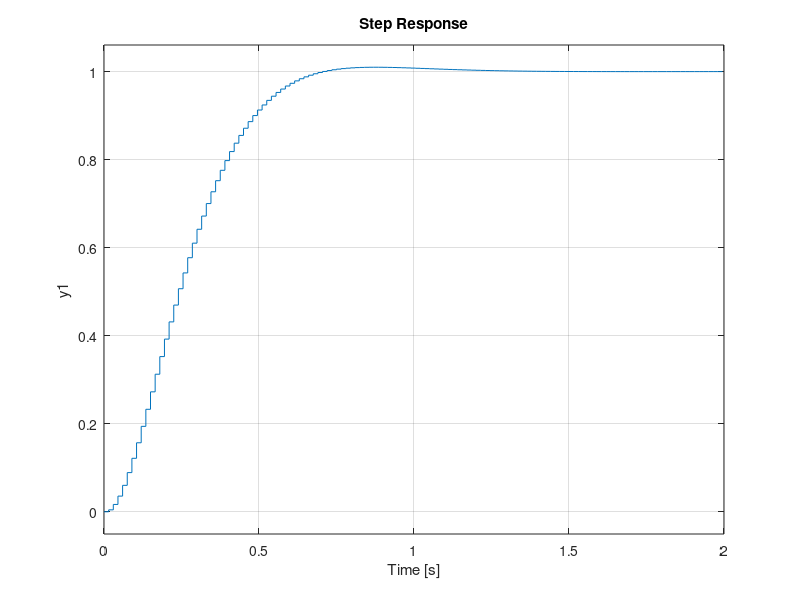

This chart was generated by the following MATLAB code:
%%%%%%%%%%%%%%%%%%%%%%%%%%%%%%%%%
%   Exercicio Avaliativo II     %
%   Controle II                 %
%   Andre Bicalho M. Almeida    %
%%%%%%%%%%%%%%%%%%%%%%%%%%%%%%%%%

%% Definicao da planta e variaveis

Gs = tf(40, [1 6 0]);
Ts = 0.015;
Gz = c2d(Gs, Ts);

%% Analise de estabilidade

[Gm, Pm, ~, ~] = margin(Gz);

if( Gm>0 && Pm>0 )
    disp("Sistema estavel");
else
    disp("Sistema instavel");
end

%% Controlador por atraso

a0 = 1;
phi_m = 70;
ang_des = -180+phi_m+5;

omega_w1 = 1.534;         % Utilizando bode de Gz
omega_w0 = 0.1*omega_w1;
mag_w1 = 4.2104;

omega_wp = omega_w0/mag_w1;

Dw = a0*tf([1/omega_w0 1],[1/omega_wp 1]);
Dz = c2d(Dw,Ts,'tustin');

[~, Pm, ~, ~] = margin(Dz*Gz);

if( Pm>70 )
    disp("Margem de fase atendida");
else
    disp("Margem de fase nao atendida");
end

%% Erro para rampa


Sys_c=feedback(Dz*Gz,1);

step(Sys_c);

rampa = tf(Ts, [1 -1], Ts);
[y,t] = step(Sys_c*rampa, 75); % Melhor resultado para o erro *
erro = t(end)-y(end);
disp(erro);

%% Ajuste do controlador por atraso

a0 = 3;
omega_wp = omega_w0/(a0*mag_w1);
Dw = a0*tf([1/omega_w0 1],[1/omega_wp 1]);
Dz = c2d(Dw,Ts,'tustin');

Sys_c=feedback(Dz*Gz,1);

step(Sys_c);

rampa = tf(Ts, [1 -1], Ts);
[y,t] = step(Sys_c*rampa, 75); % Melhor resultado para o erro *
erro = t(end)-y(end);
disp(erro);

%% Controlador por avanco

k = 3;
phi_m = 70;
ang_des = -180+phi_m;

omega_w1 = 40;
fase_w1 = -188.65;
mag_w1 = 0.073;

teta = ang_des-fase_w1;

if(cosd(teta)>mag_w1)
    disp("Ok");
end

a1 = (1-(mag_w1)*cosd(teta))/(omega_w1*mag_w1*sind(teta));
b1 = (cosd(teta)-mag_w1)/(omega_w1*sind(teta));

Dw = k*tf([a1 1],[b1 1]);
Dz = c2d(Dw,Ts,'tustin');

Sys_c=feedback(Dz*Gz,1);

step(Sys_c);

rampa = tf(Ts, [1 -1], Ts);
[y,t] = step(Sys_c*rampa, 75); % Melhor resultado para o erro *
erro = t(end)-y(end);
disp(erro);


%% Controlador PID

phi_m = 70;
ang_des = -180+phi_m;

omega_w1 = 12;
fase_w1 = -158.5914;
mag_w1 = 0.2481;

teta = ang_des-fase_w1;

Kp = cosd(teta)/mag_w1;
Kd = 0.3;
Ki = (Kd*omega_w1 - (sind(teta)/mag_w1)) * omega_w1;

Dw = Kp + tf( Ki, [1 0] ) + tf( [Kd 0], [Ts/2 1] );
Dz = c2d(Dw,Ts,'tustin');

Sys_c = feedback(Dz*Gz,1);

step(Sys_c)

%% Projeto pelo LGR

rlocus(Gz);

zeta = 0.7; % Como Mp=100zeta
tempo_assentamento = 0.95;
wn = 5/(zeta*tempo_assentamento);

r = exp(-zeta*wn*Ts);
ang = wn*Ts*sqrt(1-zeta^2);

zb = r*cos(ang)+1j*r*sin(ang);

z = 0.9139;

teta_p = -( -180 + ( 90 + atand( (1-real(zb))/imag(zb))) - atand( imag(zb)/(real(zb) + 0.9704  ) )  );

p = real(zb)-( imag(zb)/tand(teta_p) );

Dz = zpk(z, p, 1, Ts);


Sys_c=feedback(Dz*Gz,1);

step(Sys_c);
